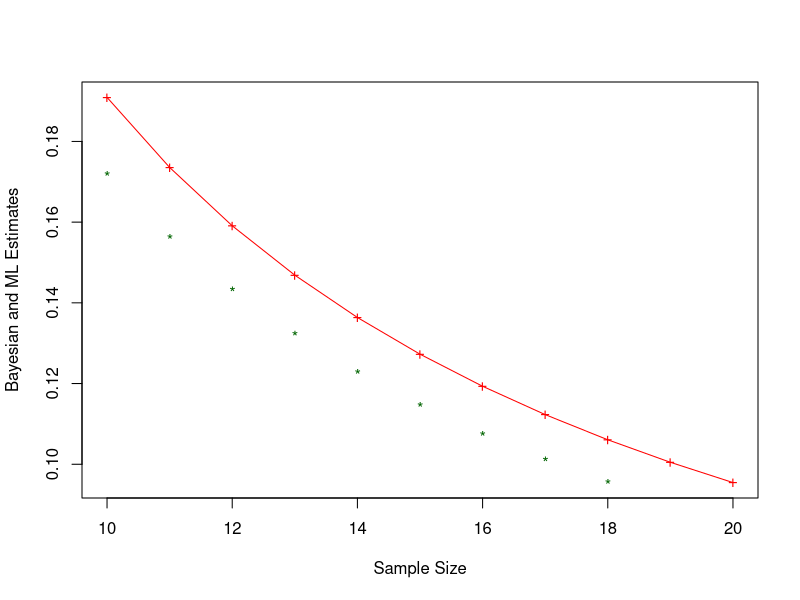

This chart was generated by the following R code:
set.seed(seed=123)
N=20
p=function(t,a,b)
{
 m=rbeta(t,a,b)
 M=matrix(m,nrow=t)
 M
}
A=p(50,2,9)
A
E=function(n,i)
{
 x=rbinom(n,N,A[i,])
 x_bar=mean(x)
 x_bar/n
}
CP=function(n,i)
{
 x=rbinom(N,n,A[i,])
 p_star=(sum(x)+1/2)/((N*n)+1/2)
 p_star
}
n=c(10:20)
E(n,1)
CP(n,1)
plot(n,E(n,1),col="red",type="o",pch="+",xlab="Sample Size",ylab="Bayesian and ML Estimates")
points(n,CP(n,1),col="dark green",pch="*")
